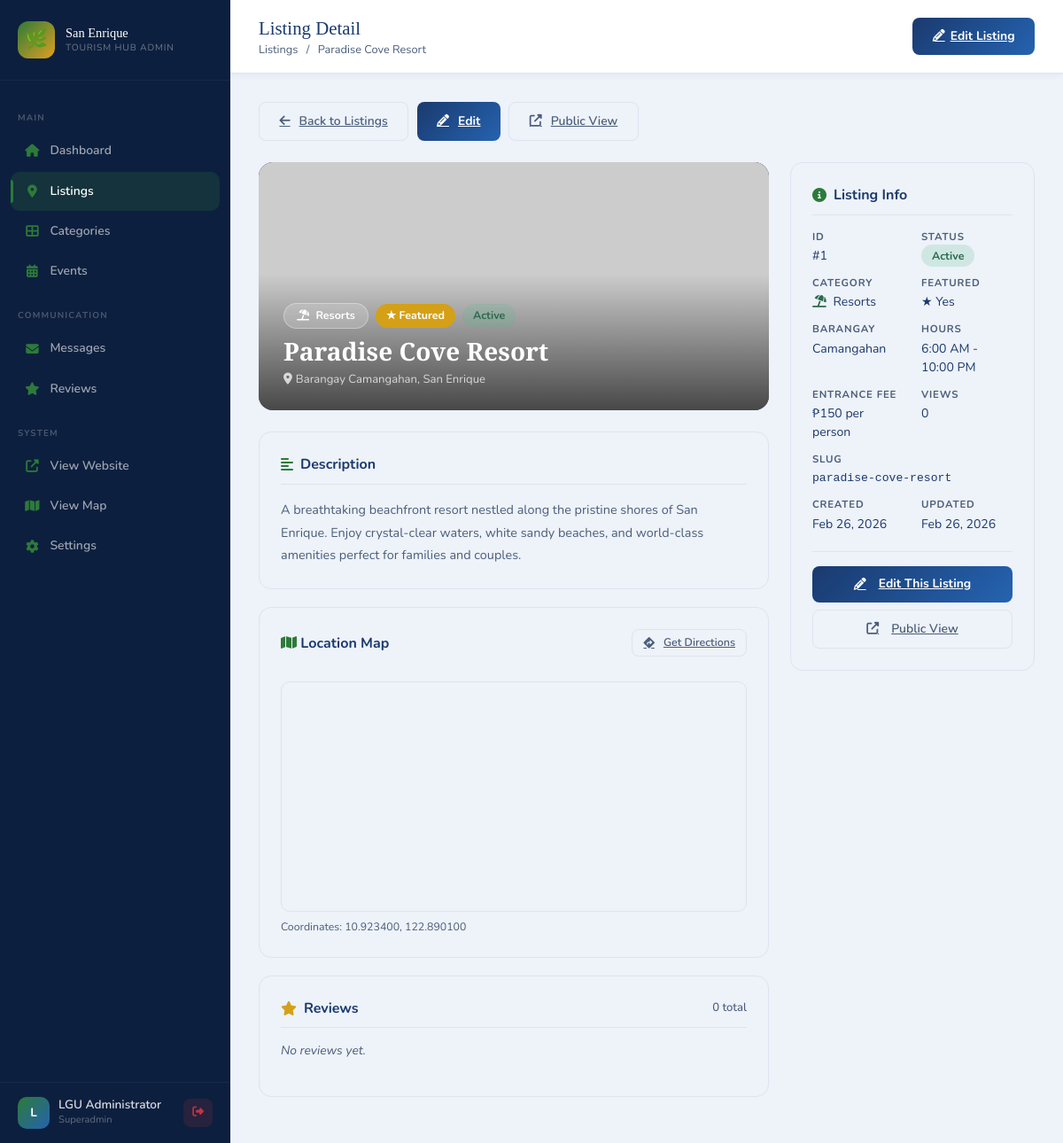
Page /admin/listing_view.php?slug=paradise-cove-resort (signed in) on the committed database.
### tables this page shows
CREATE TABLE IF NOT EXISTS listings (
    id INT AUTO_INCREMENT PRIMARY KEY,
    category_id INT NOT NULL,
    name VARCHAR(200) NOT NULL,
    slug VARCHAR(200) NOT NULL UNIQUE,
    description TEXT,
    address TEXT,
    barangay VARCHAR(100),
    contact VARCHAR(100),
    email VARCHAR(150),
    website VARCHAR(255),
    latitude DECIMAL(10, 8),
    longitude DECIMAL(11, 8),
    featured_image VARCHAR(500),
    gallery TEXT,
    video VARCHAR(512) DEFAULT '',
    operating_hours VARCHAR(255),
    entrance_fee VARCHAR(100),
    amenities TEXT,
    status ENUM('active','inactive','pending') DEFAULT 'active',
    is_featured TINYINT(1) DEFAULT 0,
    views INT DEFAULT 0,
    rating DECIMAL(3,2) DEFAULT 0.00,
    created_at TIMESTAMP DEFAULT CURRENT_TIMESTAMP,
    updated_at TIMESTAMP DEFAULT CURRENT_TIMESTAMP ON UPDATE CURRENT_TIMESTAMP,
    FOREIGN KEY (category_id) REFERENCES categories(id) ON DELETE CASCADE
);

CREATE TABLE IF NOT EXISTS categories (
    id INT AUTO_INCREMENT PRIMARY KEY,
    name VARCHAR(100) NOT NULL,
    slug VARCHAR(100) NOT NULL UNIQUE,
    icon VARCHAR(50) DEFAULT 'fas fa-map-marker-alt',
    color VARCHAR(20) DEFAULT '#2d6a4f',
    created_at TIMESTAMP DEFAULT CURRENT_TIMESTAMP
);

### includes/auth.php (called while the page is built, shortened)
<?php
function currentAdmin()
{
    return [
        'id' => $_SESSION['admin_id'] ?? null,
        'name' => $_SESSION['admin_name'] ?? '',
        'role' => $_SESSION['admin_role'] ?? '',
        'username' => $_SESSION['admin_username'] ?? ''
    ];
}
?>

### includes/db.php (called while the page is built, shortened)
<?php
function getDB()
{
    static $conn = null;
    if ($conn === null) {
        $conn = new mysqli(DB_HOST, DB_USER, DB_PASS, DB_NAME);
        $conn->set_charset('utf8mb4');
    }
    return $conn;
}
function sanitize($data)
{
    $db = getDB();
    return $db->real_escape_string(htmlspecialchars(trim($data)));
}
?>

### includes/functions.php (called while the page is built, shortened)
<?php
require_once __DIR__ . '/db.php';
require_once __DIR__ . '/auth.php';
function placeholderImage($name = 'Place', $w = 600, $h = 400)
{
    return "https://placehold.co/{$w}x{$h}/2d6a4f/ffffff?text=" . urlencode($name);
}
function listingImage($img, $name = 'Place', $w = 600, $h = 400)
{
    if (!$img)
        return placeholderImage($name, $w, $h);
    $clean = preg_replace('#^(\.\./)+#', '', $img);
    $clean = ltrim($clean, '/');
    return BASE_URL . '/' . $clean;
}
?>

### admin/listing_view.php (the view, shortened to what this page needs)
<?php
require_once '../includes/functions.php';
$admin = currentAdmin();
$slug = isset($_GET['slug']) ? sanitize($_GET['slug']) : '';
$db = getDB();
$slugEsc = $db->real_escape_string($slug);
$result = $db->query("SELECT l.*, c.name as category_name, c.icon, c.color, c.slug as cat_slug
                       FROM listings l
                       JOIN categories c ON l.category_id = c.id
                       WHERE l.slug = '$slugEsc' LIMIT 1");
$listing = $result->fetch_assoc();
$reviews = $db->query("SELECT * FROM reviews WHERE listing_id = {$listing['id']} ORDER BY created_at DESC LIMIT 20")->fetch_all(MYSQLI_ASSOC);
?>
<!DOCTYPE html>
<html lang="en">
<head>
  <link rel="stylesheet" href="https://cdnjs.cloudflare.com/ajax/libs/font-awesome/6.4.0/css/all.min.css">
  <link href="https://cdn.jsdelivr.net/npm/bootstrap@5.3.0/dist/css/bootstrap.min.css" rel="stylesheet">
  <link rel="stylesheet" href="../assets/css/admin.css">
</head>
<body>
  <aside class="admin-sidebar" id="adminSidebar">
    <div class="sidebar-brand">
      <div class="brand-logo">🌿</div>
      <div>
        <div class="brand-text">San Enrique</div>
        <div class="brand-sub">Tourism Hub Admin</div>
      </div>
    </div>
    <nav class="sidebar-nav">
      <div class="nav-section-label">Main</div>
      <a href="dashboard.php" class="admin-nav-link">
        <i class="fas fa-home"></i> Dashboard
      </a>
      <a href="listings.php" class="admin-nav-link active">
        <i class="fas fa-map-marker-alt"></i> Listings
      </a>
      <a href="categories.php" class="admin-nav-link">
        <i class="fas fa-th-large"></i> Categories
      </a>
      <a href="events.php" class="admin-nav-link">
        <i class="fas fa-calendar-alt"></i> Events
      </a>
      <div class="nav-section-label">Communication</div>
      <a href="messages.php" class="admin-nav-link">
        <i class="fas fa-envelope"></i> Messages
      </a>
      <a href="reviews.php" class="admin-nav-link">
        <i class="fas fa-star"></i> Reviews
      </a>
      <div class="nav-section-label">System</div>
      <a href="../index.php" class="admin-nav-link" target="_blank">
        <i class="fas fa-external-link-alt"></i> View Website
      </a>
      <a href="../map.php" class="admin-nav-link" target="_blank">
        <i class="fas fa-map"></i> View Map
      </a>
      <a href="settings.php" class="admin-nav-link">
        <i class="fas fa-cog"></i> Settings
      </a>
    </nav>
    <div class="sidebar-footer">
      <div class="sidebar-user">
        <div class="user-avatar"><?= strtoupper(substr($admin['name'], 0, 1)) ?></div>
        <div>
          <div class="user-name"><?= htmlspecialchars($admin['name']) ?></div>
          <div class="user-role"><?= ucfirst($admin['role']) ?></div>
        </div>
        <a href="logout.php" class="btn-logout" title="Logout">
          <i class="fas fa-sign-out-alt"></i>
        </a>
      </div>
    </div>
  </aside>
  <div class="admin-content">
    <div class="admin-topbar">
      <div>
        <span class="topbar-title">Listing Detail</span>
        <div class="topbar-breadcrumb">
          <a href="listings.php" style="color:var(--text-muted);text-decoration:none;">Listings</a>
          <span style="margin:0 6px;color:var(--text-muted);">/</span>
          <?= htmlspecialchars($listing['name']) ?>
        </div>
      </div>
      <div class="topbar-actions">
        <a href="listings.php?action=edit&id=<?= $listing['id'] ?>" class="btn-admin-primary">
          <i class="fas fa-pencil-alt"></i> Edit Listing
        </a>
      </div>
    </div>
    <div class="admin-main">
      <div class="lv-action-bar">
        <a href="listings.php" class="btn-admin-secondary">
          <i class="fas fa-arrow-left me-1"></i> Back to Listings
        </a>
        <a href="listings.php?action=edit&id=<?= $listing['id'] ?>" class="btn-admin-primary">
          <i class="fas fa-pencil-alt me-1"></i> Edit
        </a>
        <a href="../listing.php?slug=<?= urlencode($listing['slug']) ?>" target="_blank" class="btn-admin-secondary">
          <i class="fas fa-external-link-alt me-1"></i> Public View
        </a>
      </div>
      <div class="row g-4">
        <div class="col-lg-8">
          <div class="lv-hero">
            <img src="<?= htmlspecialchars(listingImage($listing['featured_image'], $listing['name'], 900, 400)) ?>"
              alt="<?= htmlspecialchars($listing['name']) ?>"
              onerror="this.src='https://placehold.co/900x400/2d6a4f/ffffff?text=No+Image'">
            <div class="lv-hero-overlay">
              <div class="lv-badge-row" style="margin-bottom:0.5rem;">
                <span class="lv-cat-badge">
                  <i class="<?= htmlspecialchars($listing['icon']) ?> me-1"></i>
                  <?= htmlspecialchars($listing['category_name']) ?>
                </span>
                <?php if ($listing['is_featured']): ?>
                  <span class="lv-feat-badge">★ Featured</span>
                <?php endif; ?>
                <span class="lv-status-badge <?= $listing['status'] ?>">
                  <?= ucfirst($listing['status']) ?>
                </span>
              </div>
              <div class="lv-hero-title"><?= htmlspecialchars($listing['name']) ?></div>
              <?php if ($listing['address']): ?>
                <div style="color:rgba(255,255,255,0.75);font-size:0.82rem;">
                  <i class="fas fa-map-marker-alt me-1"></i><?= htmlspecialchars($listing['address']) ?>
                </div>
              <?php endif; ?>
            </div>
          </div>
          <div class="lv-card">
            <div class="lv-card-title">
              <i class="fas fa-align-left" style="color:var(--accent);"></i> Description
            </div>
            <?php if ($listing['description']): ?>
              <p class="lv-desc-text"><?= htmlspecialchars($listing['description']) ?></p>
            <?php else: ?>
              <p style="color:var(--text-muted);font-size:0.87rem;font-style:italic;">No description provided.</p>
            <?php endif; ?>
          </div>
          <?php if ($listing['latitude'] && $listing['longitude']): ?>
            <div class="lv-card">
              <div class="lv-card-title d-flex justify-content-between align-items-center"
                style="border:none;padding-bottom:0.75rem;">
                <span><i class="fas fa-map" style="color:var(--accent);"></i> Location Map</span>
                <a href="https://www.google.com/maps/dir/?api=1&destination=<?= $listing['latitude'] ?>,<?= $listing['longitude'] ?>"
                  target="_blank" class="btn-admin-secondary" style="font-size:0.78rem;padding:5px 12px;">
                  <i class="fas fa-directions me-1"></i> Get Directions
                </a>
              </div>
              <div class="lv-map">
                <div id="lvMap"></div>
              </div>
              <div style="font-size:0.77rem;color:var(--text-muted);margin-top:0.5rem;">
                Coordinates: <?= number_format((float) $listing['latitude'], 6) ?>,
                <?= number_format((float) $listing['longitude'], 6) ?>
              </div>
            </div>
          <?php endif; ?>
          <div class="lv-card">
            <div class="lv-card-title">
              <i class="fas fa-star" style="color:#d4a017;"></i> Reviews
              <span
                style="margin-left:auto;font-size:0.82rem;color:var(--text-muted);font-weight:500;"><?= count($reviews) ?>
                total</span>
            </div>
            <?php if ($reviews): ?>
              <?php
              $avg = round(array_sum(array_column($reviews, 'rating')) / count($reviews), 1);
              ?>
              <div
                style="display:flex;align-items:center;gap:1rem;margin-bottom:1rem;padding:0.75rem 1rem;background:var(--sidebar-bg,#f7faf7);border-radius:10px;">
                <div style="font-size:2rem;font-weight:800;color:var(--primary);line-height:1;"><?= $avg ?></div>
                <div>
                  <div style="color:#d4a017;font-size:1rem;">
                    <?= str_repeat('★', round($avg)) . str_repeat('☆', 5 - round($avg)) ?></div>
                  <div style="font-size:0.78rem;color:var(--text-muted);">Average of <?= count($reviews) ?>
                    review<?= count($reviews) !== 1 ? 's' : '' ?></div>
                </div>
              </div>
              <?php foreach ($reviews as $review): ?>
                <div class="lv-review">
                  <div class="lv-review-header">
                    <span class="lv-reviewer"><?= htmlspecialchars($review['reviewer_name'] ?: 'Anonymous') ?></span>
                    <span
                      class="lv-stars"><?= str_repeat('★', $review['rating']) . str_repeat('☆', 5 - $review['rating']) ?></span>
                  </div>
                  <p class="lv-review-text"><?= htmlspecialchars($review['comment']) ?></p>
                  <div class="lv-review-date"><?= date('F j, Y', strtotime($review['created_at'])) ?></div>
                </div>
              <?php endforeach; ?>
            <?php else: ?>
              <p style="color:var(--text-muted);font-size:0.87rem;font-style:italic;">No reviews yet.</p>
            <?php endif; ?>
          </div>
        </div>
        <div class="col-lg-4">
          <div class="lv-card" style="position:sticky;top:80px;">
            <div class="lv-card-title">
              <i class="fas fa-info-circle" style="color:var(--accent);"></i> Listing Info
            </div>
            <div class="lv-info-grid">
              <div class="lv-info-item">
                <span class="lv-info-label">ID</span>
                <span class="lv-info-value">#<?= $listing['id'] ?></span>
              </div>
              <div class="lv-info-item">
                <span class="lv-info-label">Status</span>
                <span class="lv-info-value">
                  <span class="lv-status-badge <?= $listing['status'] ?>"><?= ucfirst($listing['status']) ?></span>
                </span>
              </div>
              <div class="lv-info-item">
                <span class="lv-info-label">Category</span>
                <span class="lv-info-value">
                  <i class="<?= htmlspecialchars($listing['icon']) ?> me-1"
                    style="color:<?= htmlspecialchars($listing['color']) ?>;"></i>
                  <?= htmlspecialchars($listing['category_name']) ?>
                </span>
              </div>
              <div class="lv-info-item">
                <span class="lv-info-label">Featured</span>
                <span class="lv-info-value"><?= $listing['is_featured'] ? '★ Yes' : 'No' ?></span>
              </div>
              <?php if ($listing['barangay']): ?>
                <div class="lv-info-item">
                  <span class="lv-info-label">Barangay</span>
                  <span class="lv-info-value"><?= htmlspecialchars($listing['barangay']) ?></span>
                </div>
              <?php endif; ?>
              <?php if ($listing['operating_hours']): ?>
                <div class="lv-info-item">
                  <span class="lv-info-label">Hours</span>
                  <span class="lv-info-value"><?= htmlspecialchars($listing['operating_hours']) ?></span>
                </div>
              <?php endif; ?>
              <?php if ($listing['entrance_fee']): ?>
                <div class="lv-info-item">
                  <span class="lv-info-label">Entrance Fee</span>
                  <span class="lv-info-value"><?= htmlspecialchars($listing['entrance_fee']) ?></span>
                </div>
              <?php endif; ?>
              <div class="lv-info-item">
                <span class="lv-info-label">Views</span>
                <span class="lv-info-value"><?= number_format($listing['views']) ?></span>
              </div>
              <?php if ($listing['slug']): ?>
                <div class="lv-info-item" style="grid-column:1/-1;">
                  <span class="lv-info-label">Slug</span>
                  <span class="lv-info-value"
                    style="font-family:monospace;font-size:0.82rem;"><?= htmlspecialchars($listing['slug']) ?></span>
                </div>
              <?php endif; ?>
              <?php if ($listing['created_at']): ?>
                <div class="lv-info-item">
                  <span class="lv-info-label">Created</span>
                  <span class="lv-info-value"><?= date('M j, Y', strtotime($listing['created_at'])) ?></span>
                </div>
              <?php endif; ?>
              <?php if ($listing['updated_at']): ?>
                <div class="lv-info-item">
                  <span class="lv-info-label">Updated</span>
                  <span class="lv-info-value"><?= date('M j, Y', strtotime($listing['updated_at'])) ?></span>
                </div>
              <?php endif; ?>
            </div>
            <div
              style="margin-top:1.25rem;padding-top:1rem;border-top:1px solid var(--border,#e8ede8);display:flex;flex-direction:column;gap:0.5rem;">
              <a href="listings.php?action=edit&id=<?= $listing['id'] ?>" class="btn-admin-primary"
                style="justify-content:center;text-align:center;width:100%;">
                <i class="fas fa-pencil-alt me-2"></i>Edit This Listing
              </a>
              <a href="../listing.php?slug=<?= urlencode($listing['slug']) ?>" target="_blank"
                class="btn-admin-secondary" style="justify-content:center;text-align:center;width:100%;">
                <i class="fas fa-external-link-alt me-2"></i>Public View
              </a>
            </div>
          </div>
        </div>
      </div>
    </div>
  </div>
</body>
</html>

### rows in the picture
listings: name "Paradise Cove Resort", category.name "Resorts", status "Active", address "Barangay Camangahan, San Enrique", description "A breathtaking beachfront resort nestled along the pristine shores of San Enrique. Enjoy crystal-clear waters, white sandy beaches, and world-class amenities perfect for families and couples.", latitude "10.923400", longitude "122.890100", id "1", barangay "Camangahan", operating_hours "6:00 AM - 10:00 PM", entrance_fee "₱150 per person", views "0", slug "paradise-cove-resort", created_at "Feb 26, 2026", updated_at "Feb 26, 2026"

### other values in the picture
substr($admin['name'], 0, 1) "L"
$admin['name'] "LGU Administrator"
$admin['role'] "Superadmin"
count($reviews) "0"
